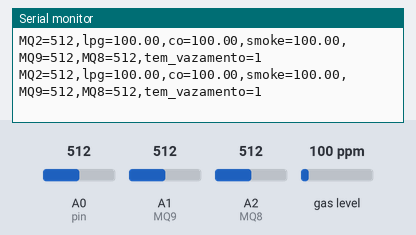
A sketch run on a simulated Arduino Uno, built with avr-gcc and run on an emulated ATmega328P. Parts: the last lines printed to the serial monitor. The test bench sets the inputs (shaded band); at power-on: gas level 100 ppm, A0 (pin) = 512, A1 (MQ9) = 512, A2 (MQ8) = 512.

Above: at 1.7 s.
1.8 s: gas level set to 20 ppm
At 3.1 s:
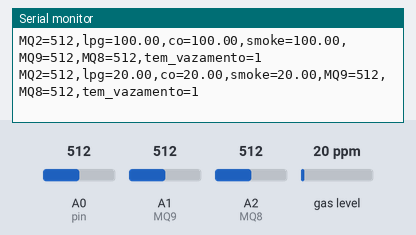
3.3 s: A0 (pin) set to 490
At 4.4 s:
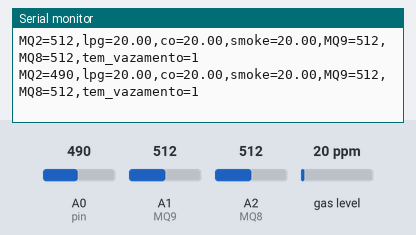
4.8 s: A1 (MQ9) set to 490
At 5.9 s:
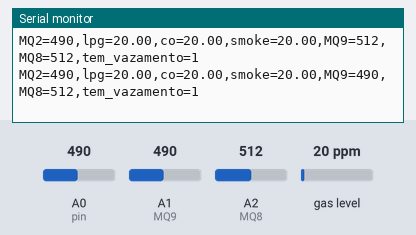
6.3 s: A2 (MQ8) set to 490
At 7.0 s:
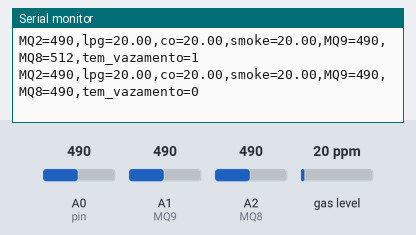
7.8 s: gas level set to 250 ppm
At 9.1 s:
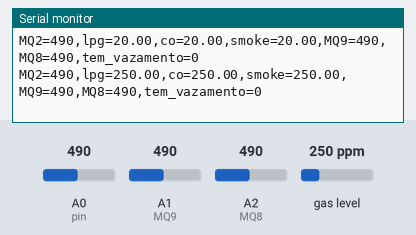
9.3 s: A0 (pin) set to 510
At 10.4 s:
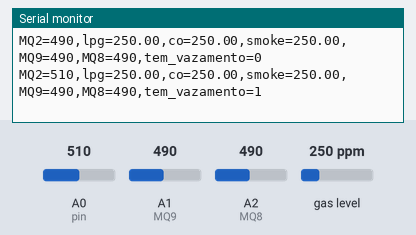
Timing chart, 0 to 11.8 s (numbered marks = the images above; inputs shaded):
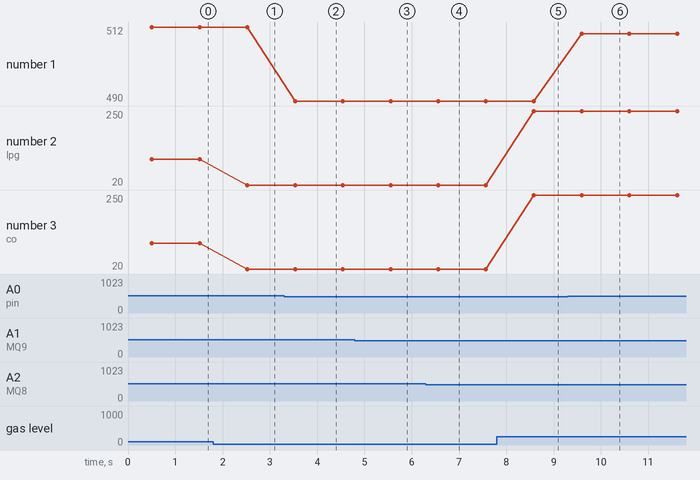

The sketch:

arduino.ino
```cpp
#include <MQ2.h>

// define os pinos dos sensores
#define MQ9 A1
#define MQ8 A2

int pin = A0;
int sensorvalueMQ2;
int sensorvalueMQ8;
int sensorvalueMQ9;
float lpg, co, smoke;

MQ2 mq2(pin);

void setup() {
  // inicia a comunicação serial com a velocidade de 9600 bps
  Serial.begin(9600);
  // define os pinos dos sensores como entrada
  pinMode(pin, INPUT);
  pinMode(MQ9, INPUT);
  pinMode(MQ8, INPUT);
  // calibrate the device
  mq2.begin();
}

void loop() {
  bool tem_vazamento = vazamento();

  // lê os valores dos sensores
  sensorvalueMQ2 = analogRead(pin);
  sensorvalueMQ8 = analogRead(MQ8);
  sensorvalueMQ9 = analogRead(MQ9);
  lpg = mq2.readLPG();
  co = mq2.readCO();
  smoke = mq2.readSmoke();

  // envia os valores dos sensores para o ESP8266 via comunicação serial
  Serial.print("MQ2=");
  Serial.print(sensorvalueMQ2);
  Serial.print(",lpg=");
  Serial.print(lpg);
  Serial.print(",co=");
  Serial.print(co);
  Serial.print(",smoke=");
  Serial.print(smoke);
  Serial.print(",MQ9=");
  Serial.print(sensorvalueMQ9);
  Serial.print(",MQ8=");
  Serial.print(sensorvalueMQ8);
  Serial.print(",tem_vazamento=");
  Serial.println(tem_vazamento);

  // aguarda 1 segundo antes de ler os valores dos sensores novamente
  delay(1000);
}

bool vazamento() {
  // leitura dos valores dos sensores
  int sensorvalueMQ2 = analogRead(pin);
  int sensorvalueMQ8 = analogRead(MQ8);
  int sensorvalueMQ9 = analogRead(MQ9);

  // verificação se algum sensor está acima de 500
  if (sensorvalueMQ2 > 500 || sensorvalueMQ8 > 500 || sensorvalueMQ9 > 500) {
    return true; // retorna true indicando vazamento
  }
  else {
    return false; // retorna false indicando que não há vazamento
  }

}
```

Measured:
- after the input at 1.8 s, the serial monitor: prints a new line after 0.73 s (image 1)
- after the input at 3.3 s, the serial monitor: prints a new line after 0.23 s (image 2)
- after the input at 4.8 s, the serial monitor: prints a new line after 0.75 s (image 3)
- after the input at 6.3 s, the serial monitor: prints a new line after 0.26 s (image 4)
- after the input at 7.8 s, the serial monitor: prints a new line after 0.78 s (image 5)
- after the input at 9.3 s, the serial monitor: prints a new line after 0.29 s (image 6)
- plotted number 1: 512 → 490 after the input at 3.3 s, 490 → 510 after the input at 9.3 s
- plotted number 2: 100 → 20 after the input at 1.8 s, 20 → 250 after the input at 7.8 s
